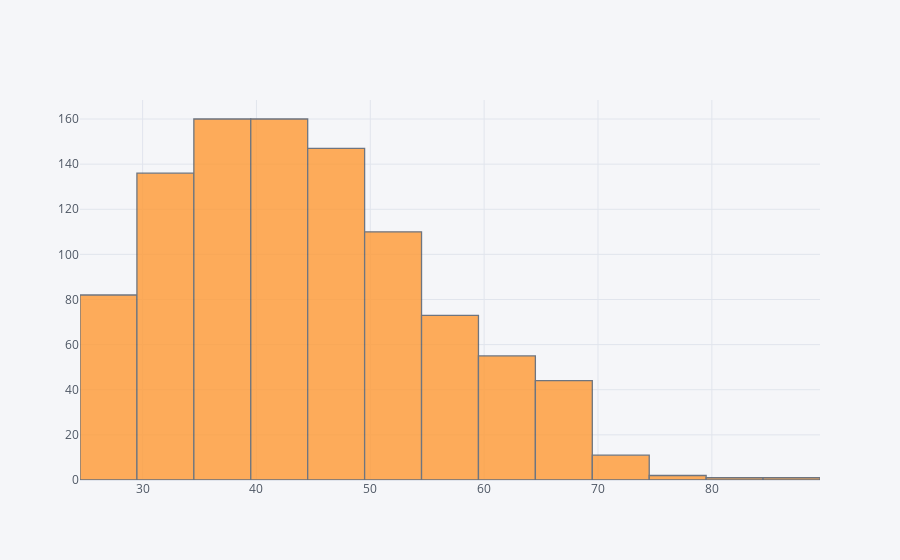

Notebook code for this chart:
### Code cell
# Como la media y la mediana son parecias se reemplazará la edad por la media
df['Age'].iplot(kind='hist',bins=25)
mean_age = df['Age'].mean()
median_age = df['Age'].median()
print("Media: ", mean_age)
print("Mediana: ", median_age)

### Figure 1 — Plotly figure (JSON) as saved in the notebook; plotly's stock layout.template omitted (floating-point values rounded to 4 significant figures; data arrays with more than 128 entries replaced by an {"elided": "..."} marker saying what was removed)
{"data": [{"histfunc": "count", "histnorm": "", "marker": {"color": "rgba(255, 153, 51, 1.0)", "line": {"color": "#4D5663", "width": 1.3}}, "name": "Age", "nbinsx": 25, "opacity": 0.8, "orientation": "v", "type": "histogram", "x": {"elided": "989 int values"}}], "layout": {"barmode": "overlay", "legend": {"bgcolor": "#F5F6F9", "font": {"color": "#4D5663"}}, "paper_bgcolor": "#F5F6F9", "plot_bgcolor": "#F5F6F9", "title": {"font": {"color": "#4D5663"}}, "xaxis": {"gridcolor": "#E1E5ED", "showgrid": true, "tickfont": {"color": "#4D5663"}, "title": {"font": {"color": "#4D5663"}, "text": ""}, "zerolinecolor": "#E1E5ED"}, "yaxis": {"gridcolor": "#E1E5ED", "showgrid": true, "tickfont": {"color": "#4D5663"}, "title": {"font": {"color": "#4D5663"}, "text": ""}, "zerolinecolor": "#E1E5ED"}}}
